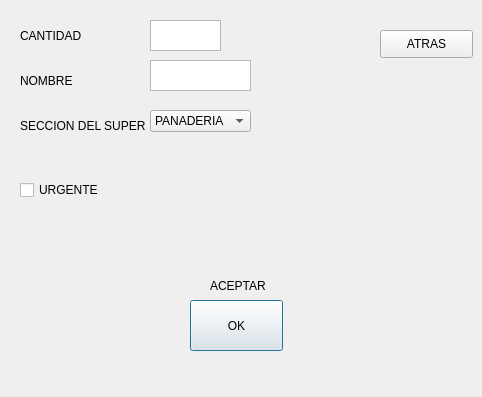
<?xml version="1.0" encoding="UTF-8"?>
<ui version="4.0">
 <class>DialogProductos</class>
 <widget class="QDialog" name="DialogProductos">
  <property name="geometry">
   <rect>
    <x>0</x>
    <y>0</y>
    <width>482</width>
    <height>397</height>
   </rect>
  </property>
  <property name="windowTitle">
   <string>Productos</string>
  </property>
  <widget class="QPlainTextEdit" name="plainTextEdit_Cantidad">
   <property name="geometry">
    <rect>
     <x>150</x>
     <y>20</y>
     <width>71</width>
     <height>31</height>
    </rect>
   </property>
   <property name="plainText">
    <string/>
   </property>
  </widget>
  <widget class="QPlainTextEdit" name="plainTextEdit_Nombre">
   <property name="geometry">
    <rect>
     <x>150</x>
     <y>60</y>
     <width>101</width>
     <height>31</height>
    </rect>
   </property>
   <property name="plainText">
    <string/>
   </property>
  </widget>
  <widget class="QCheckBox" name="checkBox_Urgente">
   <property name="geometry">
    <rect>
     <x>20</x>
     <y>180</y>
     <width>81</width>
     <height>20</height>
    </rect>
   </property>
   <property name="text">
    <string>URGENTE</string>
   </property>
  </widget>
  <widget class="QComboBox" name="comboBox_Seccion">
   <property name="geometry">
    <rect>
     <x>150</x>
     <y>110</y>
     <width>101</width>
     <height>22</height>
    </rect>
   </property>
   <item>
    <property name="text">
     <string>PANADERIA</string>
    </property>
   </item>
   <item>
    <property name="text">
     <string>PESCADERIA</string>
    </property>
   </item>
   <item>
    <property name="text">
     <string>FRUTERIA</string>
    </property>
   </item>
   <item>
    <property name="text">
     <string>CARNICERIA</string>
    </property>
   </item>
   <item>
    <property name="text">
     <string>CHARCUTERIA</string>
    </property>
   </item>
   <item>
    <property name="text">
     <string>CONSERVAS</string>
    </property>
   </item>
   <item>
    <property name="text">
     <string>PERFUMERÍA</string>
    </property>
   </item>
   <item>
    <property name="text">
     <string>GENERAL</string>
    </property>
   </item>
  </widget>
  <widget class="QLabel" name="labelCANTIDAD">
   <property name="geometry">
    <rect>
     <x>20</x>
     <y>20</y>
     <width>91</width>
     <height>31</height>
    </rect>
   </property>
   <property name="text">
    <string>CANTIDAD</string>
   </property>
  </widget>
  <widget class="QLabel" name="label_Nombre">
   <property name="geometry">
    <rect>
     <x>20</x>
     <y>60</y>
     <width>91</width>
     <height>41</height>
    </rect>
   </property>
   <property name="text">
    <string>NOMBRE</string>
   </property>
  </widget>
  <widget class="QLabel" name="label_Seccion">
   <property name="geometry">
    <rect>
     <x>20</x>
     <y>110</y>
     <width>131</width>
     <height>31</height>
    </rect>
   </property>
   <property name="text">
    <string>SECCION DEL SUPER</string>
   </property>
  </widget>
  <widget class="QPushButton" name="pushButton_Ok">
   <property name="geometry">
    <rect>
     <x>190</x>
     <y>300</y>
     <width>93</width>
     <height>51</height>
    </rect>
   </property>
   <property name="text">
    <string>OK</string>
   </property>
  </widget>
  <widget class="QLabel" name="label_Aceptar">
   <property name="geometry">
    <rect>
     <x>210</x>
     <y>270</y>
     <width>61</width>
     <height>31</height>
    </rect>
   </property>
   <property name="text">
    <string>ACEPTAR</string>
   </property>
  </widget>
  <widget class="QPushButton" name="pushButton_Atras">
   <property name="geometry">
    <rect>
     <x>380</x>
     <y>30</y>
     <width>93</width>
     <height>28</height>
    </rect>
   </property>
   <property name="text">
    <string>ATRAS</string>
   </property>
  </widget>
 </widget>
 <resources/>
 <connections/>
</ui>
